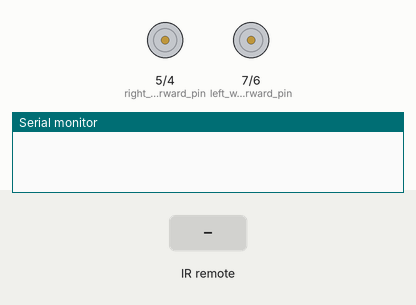
Bench run of a sketch on a simulated Arduino Uno, built with avr-gcc and run on an emulated ATmega328P. Shown: motor-driver pin pairs drawn as motors (green arrow = first pin HIGH = forward, orange = second pin HIGH = backward, longer = more drive), the last lines printed to the serial monitor. Inputs (shaded band) come from the test bench.

Above: at 1.2 s.
1.3 s: infrared code 0x80BF53AC received
At 2.5 s:
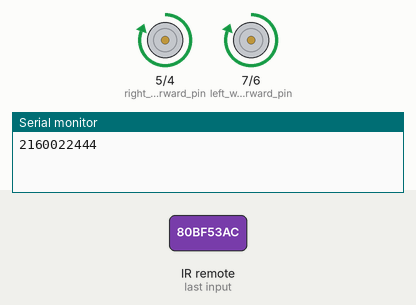
3.3 s: infrared code 0x80BF4BB4 received
At 5.0 s:
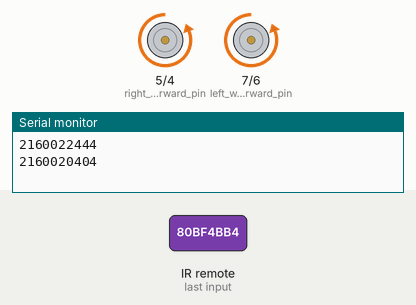
5.3 s: infrared code 0x80BF9966 received
At 6.7 s:
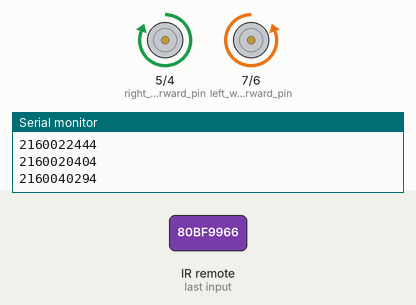
7.3 s: infrared code 0x80BF837C received
At 8.3 s:
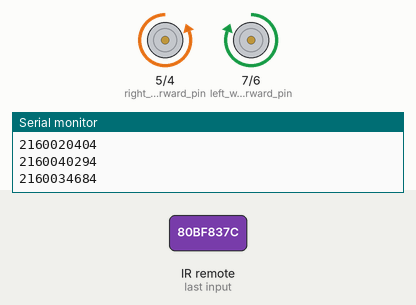
Timing chart, 0 to 10.3 s (numbered marks = the images above; inputs shaded):
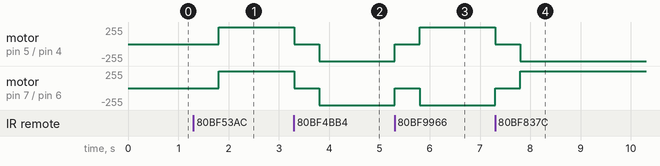

Measured:
- after the input at 1.3 s, motor on pin 5 (right_wheel_forward_pin) / pin 4 (right_wheel_backward_pin), motor on pin 7 (left_wheel_forward_pin) / pin 6 (left_wheel_backward_pin): stopped → forward 255/255 after 0.50 s
- after the input at 3.3 s, motor on pin 5 (right_wheel_forward_pin) / pin 4 (right_wheel_backward_pin), motor on pin 7 (left_wheel_forward_pin) / pin 6 (left_wheel_backward_pin): forward 255/255 → stopped at once, → backward 255/255 0.50 s later
- after the input at 5.3 s, motor on pin 5 (right_wheel_forward_pin) / pin 4 (right_wheel_backward_pin): backward 255/255 → stopped at once, → forward 255/255 0.50 s later; motor on pin 7 (left_wheel_forward_pin) / pin 6 (left_wheel_backward_pin): backward 255/255 → stopped at once, → backward 255/255 0.50 s later
- after the input at 7.3 s, motor on pin 5 (right_wheel_forward_pin) / pin 4 (right_wheel_backward_pin): forward 255/255 → stopped at once, → backward 255/255 0.50 s later; motor on pin 7 (left_wheel_forward_pin) / pin 6 (left_wheel_backward_pin): backward 255/255 → stopped at once, → forward 255/255 0.50 s later

The sketch:

IR_car_receiver.ino
```cpp
/* Project: INFRA-RED SIGNALS CONTROLLED CAR
 * ### RX CAR SIDE ###
 * This script receives specified IR signals from the IR-signal transmitter.
 *
 * Components:
 *  + 2 motors (wheels)
 *  + IR-signal receiver
 *
 * A particular signal determines which car movement to make.
 * Signals are received in the hexadecimal (HEX) form.
 * These signals were sent in the decimal form.
 *
 * Mappings:
 *  - 2160022444 is the decimal equivalent of the HEX code 0x80BF53AC
 *  - 2160020404 is the decimal equivalent of the HEX code 0x80BF4BB4
 *  - 2160040294 is the decimal equivalent of the HEX code 0x80BF9966
 *  - 2160034684 is the decimal equivalent of the HEX code 0x80BF837C
 *
 * The default signal, 0x70CA9977, does not need to be read at all. There is no mapping for it.
 * Library source: https://github.com/Arduino-IRremote/Arduino-IRremote */


#include <IRremote.h>

int IR_receiver_pin = 2;  // usually 2 for uno # check gitHub for details
int left_wheel_forward_pin = 7;
int left_wheel_backward_pin = 6;
int right_wheel_forward_pin = 5;
int right_wheel_backward_pin = 4;
int delay_time = 500;

IRrecv irrecv(IR_receiver_pin);
decode_results results;


void setup() {
  Serial.begin(9600);
  irrecv.enableIRIn();

  pinMode(left_wheel_forward_pin, OUTPUT);
  pinMode(left_wheel_backward_pin, OUTPUT);
  pinMode(right_wheel_forward_pin, OUTPUT);
  pinMode(right_wheel_backward_pin, OUTPUT);
}

void loop() {
  // receive IR signals
  if (irrecv.decode(&results)) {
    unsigned long x = results.value;
    irrecv.resume();    // receive the next value
    Serial.println(x);  // debug print

    // stop the car before changing direction
    digitalWrite(left_wheel_forward_pin, LOW);
    digitalWrite(left_wheel_backward_pin, LOW);
    digitalWrite(right_wheel_forward_pin, LOW);
    digitalWrite(right_wheel_backward_pin, LOW);
    delay(delay_time);

    // car movement
    if (x == 2160022444) {                           // forward
      digitalWrite(left_wheel_forward_pin, HIGH);    //
      digitalWrite(right_wheel_forward_pin, HIGH);   //
      delay(delay_time);                             //
    } else if (x == 2160020404) {                    // backward
      digitalWrite(left_wheel_backward_pin, HIGH);   //
      digitalWrite(right_wheel_backward_pin, HIGH);  //
      delay(delay_time);                             //
    } else if (x == 2160040294) {                    // left
      digitalWrite(left_wheel_backward_pin, HIGH);   //
      digitalWrite(right_wheel_forward_pin, HIGH);   //
      delay(delay_time);                             //
    } else if (x == 2160034684) {                    // right
      digitalWrite(left_wheel_forward_pin, HIGH);    //
      digitalWrite(right_wheel_backward_pin, HIGH);  //
      delay(delay_time);                             //
    }                                                // no need for else, as the car is already stopped
  }
}
```
